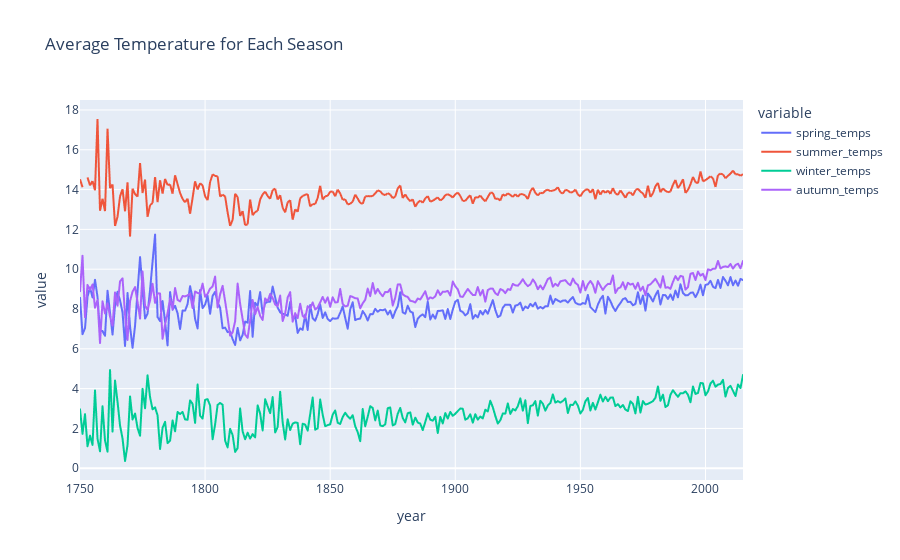

Here is the notebook cell this chart was saved with:
### Code cell
fig = px.line(season, x='year', y=['spring_temps', 'summer_temps', 'winter_temps', 'autumn_temps'],
       title='Average Temperature for Each Season')
fig.show()

### Figure 1 — Plotly figure (JSON) as saved in the notebook; plotly's stock layout.template omitted (floating-point values rounded to 4 significant figures; data arrays with more than 128 entries replaced by an {"elided": "..."} marker saying what was removed)
{"data": [{"hovertemplate": "variable=spring_temps<br>year=%{x}<br>value=%{y}<extra></extra>", "legendgroup": "spring_temps", "line": {"color": "#636efa", "dash": "solid"}, "mode": "lines", "name": "spring_temps", "showlegend": true, "type": "scattergl", "x": {"elided": "266 str values"}, "xaxis": "x", "y": {"elided": "266 float values"}, "yaxis": "y"}, {"hovertemplate": "variable=summer_temps<br>year=%{x}<br>value=%{y}<extra></extra>", "legendgroup": "summer_temps", "line": {"color": "#EF553B", "dash": "solid"}, "mode": "lines", "name": "summer_temps", "showlegend": true, "type": "scattergl", "x": {"elided": "266 str values"}, "xaxis": "x", "y": {"elided": "266 float values"}, "yaxis": "y"}, {"hovertemplate": "variable=winter_temps<br>year=%{x}<br>value=%{y}<extra></extra>", "legendgroup": "winter_temps", "line": {"color": "#00cc96", "dash": "solid"}, "mode": "lines", "name": "winter_temps", "showlegend": true, "type": "scattergl", "x": {"elided": "266 str values"}, "xaxis": "x", "y": {"elided": "266 float values"}, "yaxis": "y"}, {"hovertemplate": "variable=autumn_temps<br>year=%{x}<br>value=%{y}<extra></extra>", "legendgroup": "autumn_temps", "line": {"color": "#ab63fa", "dash": "solid"}, "mode": "lines", "name": "autumn_temps", "showlegend": true, "type": "scattergl", "x": {"elided": "266 str values"}, "xaxis": "x", "y": {"elided": "266 float values"}, "yaxis": "y"}], "layout": {"legend": {"title": {"text": "variable"}, "tracegroupgap": 0}, "title": {"text": "Average Temperature for Each Season"}, "xaxis": {"anchor": "y", "domain": [0, 1], "title": {"text": "year"}}, "yaxis": {"anchor": "x", "domain": [0, 1], "title": {"text": "value"}}}}
